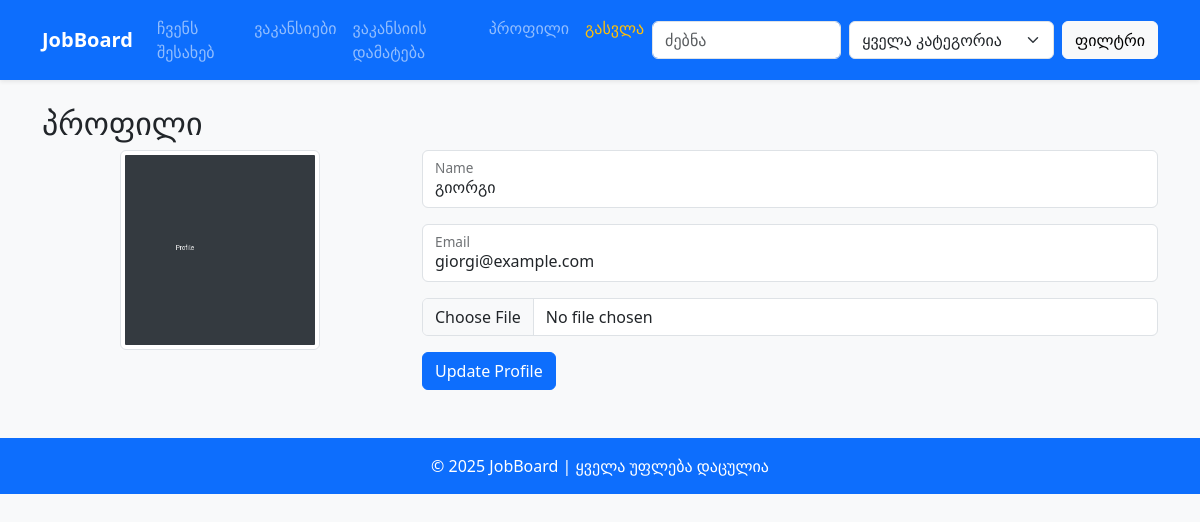
The page /profile (signed in) on the database its author committed.
### app/models.py (models this page shows)
class User(db.Model,UserMixin):
    id=db.Column(db.Integer,primary_key=True)
    name=db.Column(db.String(80),nullable=False)
    email=db.Column(db.String(120),unique=True,nullable=False)
    password=db.Column(db.String(255),nullable=False)
    image=db.Column(db.String(255),default='default_profile.png')
    role=db.Column(db.String(20),default='user')
    jobs=db.relationship('Job',backref='author',lazy=True)

### app/routes.py (the view, shortened to what this page needs)
@main.route('/profile', methods=['GET', 'POST'])
@login_required
def profile():
    form = ProfileForm(obj=current_user)
    return render_template('profile.html', form=form, user=current_user)

### app/forms.py
class ProfileForm(FlaskForm):
    name=StringField('Name',validators=[DataRequired(),Length(min=2,max=80)])
    email=StringField('Email',validators=[DataRequired(),Email()])
    image=FileField('Profile Image',validators=[FileAllowed(['jpg','jpeg','png'],'Images only!')])
    submit=SubmitField('Update Profile')

### app/routes.py (called while the page is built)
@login_manager.user_loader
def load_user(user_id):
    return User.query.get(int(user_id))

### app/templates/profile.html
{% extends "base.html" %}{% block content %}<h2>პროფილი</h2>
    <div class="row">
        <div class="col-md-4 text-center"><img
                src="{{ url_for('static', filename='images/' ~ (user.image or 'default_profile.png')) }}" alt="profile"
                class="img-thumbnail" style="max-width:200px"></div>
        <div class="col-md-8">
            <form method="POST" enctype="multipart/form-data" novalidate>{{ form.hidden_tag() }}
                <div class="form-floating mb-3">{{ form.name(class='form-control', placeholder='სახელი') }}<label>{{ form.name.label }}</label>
                </div>
                <div class="form-floating mb-3">{{ form.email(class='form-control', placeholder='ელფოსტა') }}<label>{{ form.email.label }}</label>
                </div>
                <div class="mb-3">{{ form.image(class='form-control') }}</div>
                {{ form.submit(class='btn btn-primary') }}</form>
        </div>
    </div>{% endblock %}

### app/static/css/style.css (style rules this page uses)
body { background-color:#f8f9fa; }

### rows shown on the page
User: image (placeholder picture), name "გიორგი", email "giorgi@example.com"
